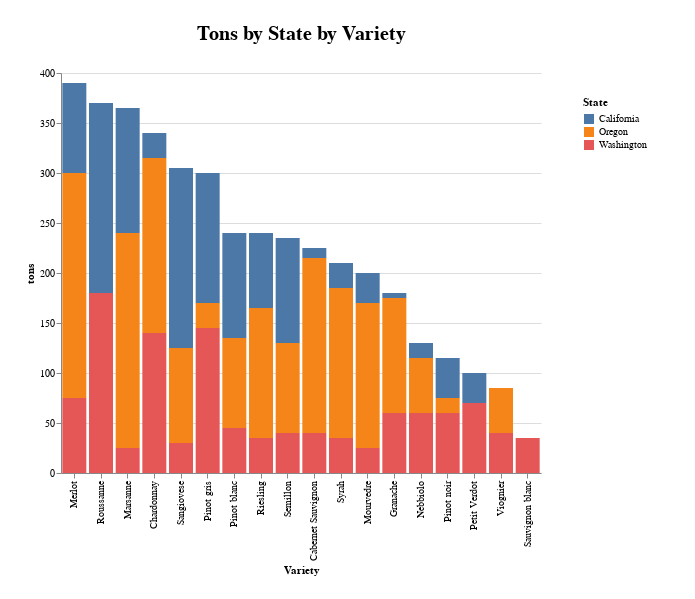

The notebook cell saved with this chart:
### Code cell
chart_seller = requests.get('http://127.0.0.1:8000/graph/df-grapes-by-state-seller').json()
Chart.from_dict(chart_seller)

### Figure 1 — Vega-Lite specification as saved in the notebook (floating-point values rounded to 4 significant figures)
{"config": {"view": {"continuousWidth": 400, "continuousHeight": 300, "stroke": "#FFF"}, "legend": {"padding": 24}, "title": {"fontSize": 20, "offset": 24}}, "data": {"name": "data-490a35262cbfedb3d851f970ca1dc8cd"}, "mark": "bar", "datasets": {"data-490a35262cbfedb3d851f970ca1dc8cd": [{"variety": "Cabernet Sauvignon", "side": "Seller", "state": "California", "tons": 10}, {"variety": "Cabernet Sauvignon", "side": "Seller", "state": "Oregon", "tons": 175}, {"variety": "Cabernet Sauvignon", "side": "Seller", "state": "Washington", "tons": 40}, {"variety": "Chardonnay", "side": "Seller", "state": "California", "tons": 25}, {"variety": "Chardonnay", "side": "Seller", "state": "Oregon", "tons": 175}, {"variety": "Chardonnay", "side": "Seller", "state": "Washington", "tons": 140}, {"variety": "Granache", "side": "Seller", "state": "California", "tons": 5}, {"variety": "Granache", "side": "Seller", "state": "Oregon", "tons": 115}, {"variety": "Granache", "side": "Seller", "state": "Washington", "tons": 60}, {"variety": "Marsanne", "side": "Seller", "state": "California", "tons": 125}, {"variety": "Marsanne", "side": "Seller", "state": "Oregon", "tons": 215}, {"variety": "Marsanne", "side": "Seller", "state": "Washington", "tons": 25}, {"variety": "Merlot", "side": "Seller", "state": "California", "tons": 90}, {"variety": "Merlot", "side": "Seller", "state": "Oregon", "tons": 225}, {"variety": "Merlot", "side": "Seller", "state": "Washington", "tons": 75}, {"variety": "Mourvedre", "side": "Seller", "state": "California", "tons": 30}, {"variety": "Mourvedre", "side": "Seller", "state": "Oregon", "tons": 145}, {"variety": "Mourvedre", "side": "Seller", "state": "Washington", "tons": 25}, {"variety": "Nebbiolo", "side": "Seller", "state": "California", "tons": 15}, {"variety": "Nebbiolo", "side": "Seller", "state": "Oregon", "tons": 55}, {"variety": "Nebbiolo", "side": "Seller", "state": "Washington", "tons": 60}, {"variety": "Petit Verdot", "side": "Seller", "state": "California", "tons": 30}, {"variety": "Petit Verdot", "side": "Seller", "state": "Washington", "tons": 70}, {"variety": "Pinot blanc", "side": "Seller", "state": "California", "tons": 105}, {"variety": "Pinot blanc", "side": "Seller", "state": "Oregon", "tons": 90}, {"variety": "Pinot blanc", "side": "Seller", "state": "Washington", "tons": 45}, {"variety": "Pinot gris", "side": "Seller", "state": "California", "tons": 130}, {"variety": "Pinot gris", "side": "Seller", "state": "Oregon", "tons": 25}, {"variety": "Pinot gris", "side": "Seller", "state": "Washington", "tons": 145}, {"variety": "Pinot noir", "side": "Seller", "state": "California", "tons": 40}, {"variety": "Pinot noir", "side": "Seller", "state": "Oregon", "tons": 15}, {"variety": "Pinot noir", "side": "Seller", "state": "Washington", "tons": 60}, {"variety": "Riesling", "side": "Seller", "state": "California", "tons": 75}, {"variety": "Riesling", "side": "Seller", "state": "Oregon", "tons": 130}, {"variety": "Riesling", "side": "Seller", "state": "Washington", "tons": 35}, {"variety": "Roussanne", "side": "Seller", "state": "California", "tons": 190}, {"variety": "Roussanne", "side": "Seller", "state": "Washington", "tons": 180}, {"variety": "Sangiovese", "side": "Seller", "state": "California", "tons": 180}, {"variety": "Sangiovese", "side": "Seller", "state": "Oregon", "tons": 95}, {"variety": "Sangiovese", "side": "Seller", "state": "Washington", "tons": 30}, {"variety": "Sauvignon blanc", "side": "Seller", "state": "Washington", "tons": 35}, {"variety": "Semillon", "side": "Seller", "state": "California", "tons": 105}, {"variety": "Semillon", "side": "Seller", "state": "Oregon", "tons": 90}, {"variety": "Semillon", "side": "Seller", "state": "Washington", "tons": 40}, {"variety": "Syrah", "side": "Seller", "state": "California", "tons": 25}, {"variety": "Syrah", "side": "Seller", "state": "Oregon", "tons": 150}, {"variety": "Syrah", "side": "Seller", "state": "Washington", "tons": 35}, {"variety": "Viognier", "side": "Seller", "state": "Oregon", "tons": 45}, {"variety": "Viognier", "side": "Seller", "state": "Washington", "tons": 40}]}, "encoding": {"color": {"field": "state", "title": "State", "type": "nominal"}, "tooltip": [{"field": "state", "type": "nominal"}, {"field": "variety", "type": "nominal"}, {"field": "tons", "type": "quantitative"}], "x": {"field": "variety", "sort": "-y", "title": "Variety", "type": "nominal"}, "y": {"field": "tons", "type": "quantitative"}}, "height": 400, "padding": 24, "title": "Tons by State by Variety", "width": 480, "$schema": "https://vega.github.io/schema/vega-lite/v4.17.0.json"}
